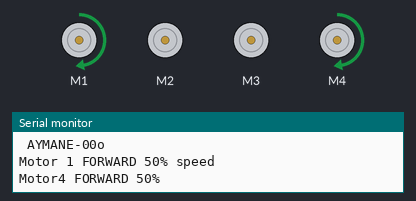
Recording of a sketch running on a simulated Arduino Uno, built with avr-gcc and run on an emulated ATmega328P. Parts: 4 × DC motor (green arrow = forward, orange = backward, longer = faster), the last lines printed to the serial monitor.

Above: at 1.5 s.
At 7.5 s:
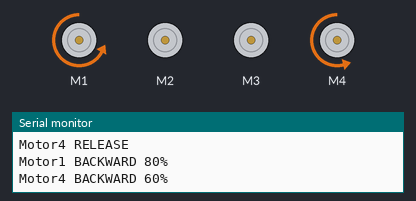
At 10.5 s:
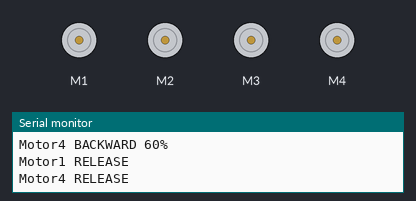
Timing chart, 0 to 15.6 s (numbered marks = the images above):
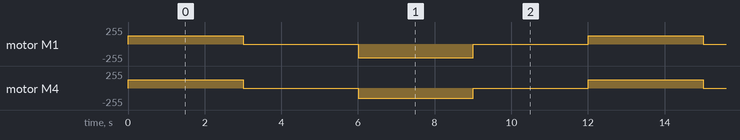

The sketch:

RC_CAR.ino
```cpp
#include <AFMotor.h>

AF_DCMotor motor1(1);//define motor 1 as motor1
AF_DCMotor motor2(2);//define motor 2 as motor2
AF_DCMotor motor3(3);//define motor 3 as motor3
AF_DCMotor motor4(4);//define motor 4 as motor4
/*
 get percentage value  "0" to "100%"  and conversts it to "0" to "255" which is motor speed used by Arduino
 */
int speed(int b)
{
  return map(b, 0, 100, 0, 255);
}

void setup() {
  Serial.begin(9600); // SERIAL TEST // set up Serial library at 9600 bps
  Serial.println(" AYMANE-00o ");

  // initial state of motor turn on motor
  motor1.setSpeed(0);//motor 1 is turned off to turn on change 0, to 255
  motor2.setSpeed(0);//motor 2 is turned off  to turn on change 0, to 255
  motor3.setSpeed(0);//motor 3 is turned off to turn on change 0, to 255
  motor4.setSpeed(0); //motor 4 is turned off to turn on change 0, to 255
}
////////////////////////////////////////////////////////////////////////
void loop() {
  uint8_t i;

  Serial.println("Motor 1 FORWARD 50% speed");
  motor1.run(FORWARD);
  motor1.setSpeed(speed(50));
  Serial.println("Motor4 FORWARD 50%");
  motor4.run(FORWARD);
  motor4.setSpeed(speed(50));
  delay(3000);//delay
  // arret des moteurs//

  motor1.run(RELEASE);
  Serial.println("Motor1 RELEASE");
  motor4.run(RELEASE);
  Serial.println("Motor4 RELEASE");
  delay(3000);

  //marche arriere//

  Serial.println("Motor1 BACKWARD 80%");
  motor1.run(BACKWARD );
  motor1.setSpeed(speed(80));
  Serial.println("Motor4 BACKWARD 60%");
  motor4.run(BACKWARD );
  motor4.setSpeed(speed(60));
  delay(3000);
   // arret des moteurs//
  motor1.run(RELEASE);
  Serial.println("Motor1 RELEASE");
  motor4.run(RELEASE);
  Serial.println("Motor4 RELEASE");
  delay(3000);
  Serial.println("GOOD THINGS :)");
}
```

Measured:
- by itself, motor M1: repeats every 12.0 s: stopped 3.0 s, backward 204/255 3.0 s, stopped 3.0 s, forward 127/255 3.0 s
- by itself, motor M4: repeats every 12.0 s: stopped 3.0 s, backward 153/255 3.0 s, stopped 3.0 s, forward 127/255 3.0 s
